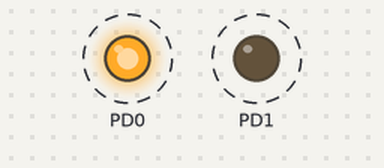
Recording of a program running on a simulated ATmega8, built with avr-gcc and emulated at 1 MHz. Shown: output pins drawn as LEDs (lit = HIGH). Dashed ring = blinking.

Above: at 0.5 s.
Timing chart, 0 to 4.6 s (numbered marks = the images above):
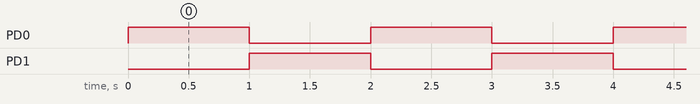

The program:

main.c
```c
// 0.
// DDRx -  Direct Data Register - настройка порта на ввод-вывод: 0 — ввод, 1 — вывод
// PORTx - настройка напряжения вывода: 0 — 0В, 1 — 5В
// биты нумеруются справа налево
// DDRB = 0b10001001;
//          76543210

// При компиляции без этого дефайна ловит ворнинг #warning "F_CPU not defined for <util/delay.h>" [-Wcpp]
// Это принудительное объявление частоты работы микроконтроллера
#define F_CPU 1000000UL

// 1.
/*
// Команды выполняются с определённой тактовой частотой - зависит от подключённого генератора
// или внутренних особенностей микроконтроллера.
// По умолчанию у ATmega8 тактовая частота составляет 1 МГц. Следовательно, мигания светодиодов мы не увидим:
// частота мигания очень большая - мы просто будем видеть, что светодиоды горят.
// Значит, надо как-то пропустить, например, 1'000'000 тактов, тогда задержка между включениями будет 1,0 с.
// Надо или выдумать цикл или использовать стандартную функцию _delay — _delay_ms()(см. код в while).
// Для этого потребуется подключить <util/delay.h>.
*/
#include <avr/io.h>
#include <util/delay.h>

// 2.
// Делаем свой дефайн для переменной времени мигания
#define BLINK 1000

// 3.
// Делаем свой дефайн для порта — переназываем его удобным нам именем
#define LED PORTD


int main(void)
{
	DDRD = 0b00000011;

	while (1)
	{
		LED = 0b00000001;
		_delay_ms(BLINK);
		LED = 0b00000010;
		_delay_ms(BLINK);
	}
}
```

Measured:
- by itself, PD0, PD1: alternates HIGH for 1.0 s and LOW for 1.0 s
